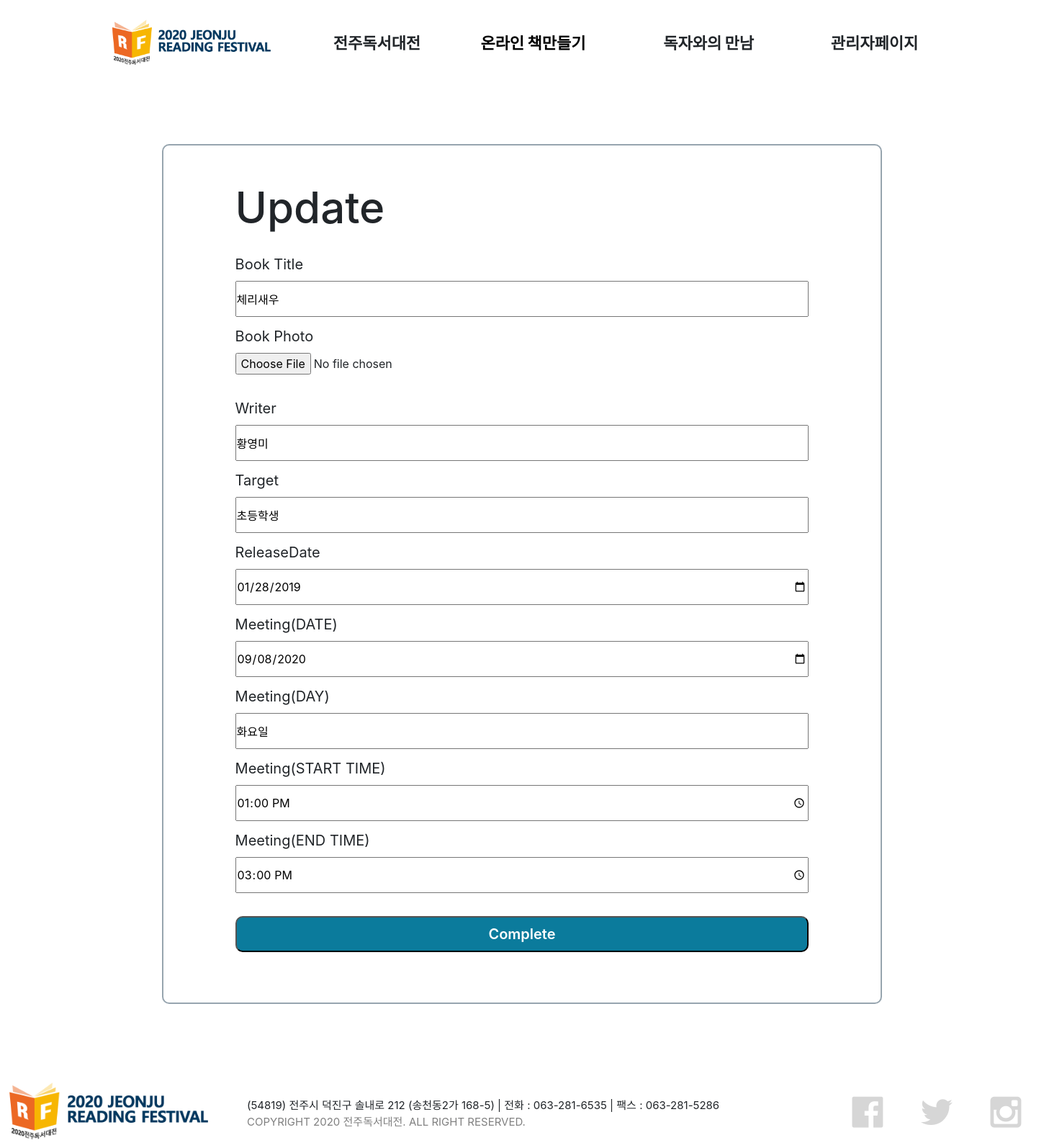
/pages/update.php?idx=26, run on the app's committed database.
### tables this page shows
CREATE TABLE `meet` (
  `idx` int(11) NOT NULL,
  `Title` text NOT NULL,
  `Photo` text NOT NULL,
  `Writer` text NOT NULL,
  `Target` text NOT NULL,
  `ReleaseDate` date NOT NULL,
  `meetDate` date NOT NULL,
  `days` text NOT NULL,
  `startTime` time NOT NULL,
  `endTime` time NOT NULL
);

### lib/lib.php (called while the page is built, shortened)
<?php
    $db = new PDO("mysql:host=127.0.0.1;dbname=users;charset=utf8","root","");
    function readBook($idx) {
        global $db;
        $idx = $idx ? (int)$idx : 0;
        $data = array("idx"=>0,"Title"=>"","Photo"=>"","Writer"=>"","Target"=>"", "ReleaseDate"=>"","MDate"=>"","MTime"=>"");
        if( $idx ) {
            $sql = "SELECT * FROM meet WHERE idx={$idx}";
            if( $res = $db->query($sql) ) {
                $data = $res->fetch(PDO::FETCH_ASSOC);
            }
        }
        return $data;
    }
?>

### pages/update.php (the view, shortened to what this page needs)
<?php
include_once('../lib/lib.php');
$idx = isset($_GET['idx']) ? (int)$_GET['idx'] : 0;
$data = array("idx"=>0,"Title"=>"","Photo"=>"","Writer"=>"","Target"=>"", "ReleaseDate"=>"","MDate"=>"","MTime"=>"");
if( $idx ) $data = readBook($idx);
include_once('header.php');
?>
<div class="page-area">
    <h1 class="page-title">Update</h1>
    <form method="post" action="../lib/server.php" enctype="multipart/form-data">
        <div class="text-group">
            <label>Book Title</label>
            <input type="text" name="Title" value="<?=$data['Title']?>">
        </div>
        <div class="text-group">
            <label>Book Photo</label>
            <input type="file" name="Photo">
        </div>
        <div class="text-group">
            <label>Writer</label>
            <input type="text" name="Writer" value="<?=$data['Writer']?>">
        </div>
        <div class="text-group">
            <label>Target</label>
            <input type="text" name="Target" value="<?=$data['Target']?>">
        </div>
        <div class="text-group">
            <label>ReleaseDate</label>
            <input type="date" name="ReleaseDate" value="<?=$data['ReleaseDate']?>">
        </div>
        <div class="text-group">
            <label>Meeting(DATE)</label>
            <input type="date" name="meetDate" value="<?=$data['meetDate']?>">
        </div>
        <div class="text-group">
            <label>Meeting(DAY)</label>
            <input type="text" name="days" value="<?=$data['days']?>">
        </div>
        <div class="text-group">
            <label>Meeting(START TIME)</label>
            <input type="time" name="startTime" value="<?=$data['startTime']?>">
        </div>
        <div class="text-group">
            <label>Meeting(END TIME)</label>
            <input type="time" name="endTime" value="<?=$data['endTime']?>">
        </div>
        <button type="submit" class="page-btn">Complete</button>
    </form>
</div>
<?php include_once('footer.php'); ?>

### assets/css/index.css (style rules this page uses)
* { margin: 0; padding: 0; box-sizing: border-box; }
.page-area { width: 1000px; height: auto; margin: 100px auto; border-radius: 10px; border: 2px solid #97a5af; padding-bottom: 50px; }
.page-title { width: 80%; height: 150px; padding-top: 50px; font-size: 60px; margin: 0 auto; }
.text-group { width: 80%; height: 100px; margin: 0 auto; }
.text-group>label { font-size: 20px; }
.text-group>input { width: 100%; height: 50px; }
.page-btn { display: block; width: 80%; height: 50px; border-radius: 10px; background-color: #0b7b9c; margin: 20px auto; font-size: 20px; font-weight: 600; color: white; }

### data on the page
meet: Title "체리새우", Writer "황영미", Target "초등학생", ReleaseDate "01/28/2019", meetDate "09/08/2020", days "화요일", startTime "13:00:00", endTime "15:00:00"
